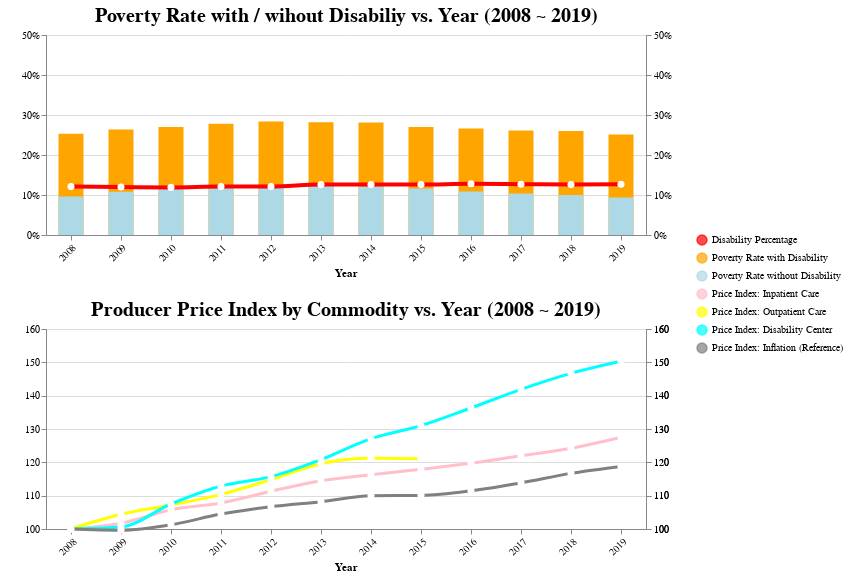

Notebook cell for this chart:
### Code cell
base = alt.Chart(df).encode(
    alt.X('year:N', axis=alt.Axis(title='Year', labelAngle=-45))
).properties(
    width=600,
    height=200
)

price_inpatient = base.mark_line(
    size=3,
    color='pink',
    interpolate='monotone',
    point={
      "filled": True,
      "fill": "white",
      "size": 50
    }
).encode(
    alt.Y(
        'hospital_inpatient_care_price_index:Q',
        axis=alt.Axis(
            title='Price Index',
            titleColor='white'
        ),
        scale=alt.Scale(domain=[100, 160])
    )
)

price_outpatient = base.mark_line(
    size=3,
    color='yellow',
    interpolate='monotone',
    point={
      "filled": True,
      "fill": "white",
      "size": 50
    }
).encode(
    alt.Y(
        'hospital_outpatient_care_price_index:Q',
        axis=None,
        scale=alt.Scale(domain=[100, 160])
    )
)

price_disability_center = base.mark_line(
    size=3,
    color='cyan',
    interpolate='monotone',
    point={
      "filled": True,
      "fill": "white",
      "size": 50
    }
).encode(
    alt.Y(
        'hospital_disability_center_index:Q',
        axis=None,
        scale=alt.Scale(domain=[100, 160])
    )
)

inflation = base.mark_line(
    size=3,
    color='grey',
    interpolate='monotone',
    point={
      "filled": True,
      "fill": "white",
      "size": 50
    }
).encode(
    alt.Y(
        'inflation_index:Q',
        axis=None,
        scale=alt.Scale(domain=[100, 160])
    )
)

disability = base.mark_line(
    color='red',
    interpolate='monotone',
    strokeWidth=4,
    point={
      "filled": True,
      "fill": "white",
      "size": 50
    }
).encode(
    alt.Y(
        'disability_percentage:Q',
        scale=alt.Scale(domain=[0, 0.5]),
        axis=None
    )
)

poverty_with_disability = base.mark_bar(
    color='orange',
    size=25
).encode(
    alt.Y(
        'poverty_with_disability_percentage:Q',
        scale=alt.Scale(domain=[0, 0.5]),
        axis=None
    )
)

poverty_without_disability = base.mark_bar(
    color='lightblue',
    size=25
).encode(
    alt.Y(
        'poverty_without_disability_percentage:Q',
        scale=alt.Scale(domain=[0, 0.5]),
        axis=None
    )
)

scale = alt.Scale(
    domain=[
        "Disability Percentage",
        "Poverty Rate with Disability",
        "Poverty Rate without Disability",
        "Price Index: Inpatient Care",
        "Price Index: Outpatient Care",
        "Price Index: Disability Center",
        "Price Index: Inflation (Reference)",
    ],
    range=['red', 'orange', 'lightblue', 'pink', 'yellow','cyan', 'grey']
)

legend_bar = base.mark_line().encode(
    alt.Y(
        'poverty_with_disability_percentage:Q',
        axis=alt.Axis(
            title='Percentage',
            format='%',
            titleColor='white'
        ),
        scale=alt.Scale(domain=[0, 0.5])
    ),
    alt.Color(
        ' :N',
        scale=scale,
        legend=alt.Legend(
            orient='none',
            legendX=650, legendY=180,
            titleAnchor='middle',
            labelFontSize=10,
            titleFontSize=14,
        )
    )
)

legend_line = base.mark_circle().encode(
    alt.Y(
        'hospital_inpatient_care_price_index:Q',
        axis=alt.Axis(
            title='Price Index',
            titleColor='white'
        ),
        scale=alt.Scale(domain=[100, 160])
    ),
    alt.Color(' :N')
)

static_chart = ((legend_bar + poverty_with_disability + poverty_without_disability + disability + legend_bar).resolve_scale(y = 'independent').properties(
    title={
        'text': 'Poverty Rate with / wihout Disabiliy vs. Year (2008 ~ 2019)',
        'fontSize': 20
    }
) & (legend_line + price_inpatient + price_outpatient + price_disability_center + inflation + legend_line).resolve_scale(y = 'independent').properties(
    title={
        'text': 'Producer Price Index by Commodity vs. Year (2008 ~ 2019)',
        'fontSize': 20
    }
))

static_chart

### Figure 1 — Vega-Lite specification as saved in the notebook (floating-point values rounded to 4 significant figures)
{"config": {"view": {"continuousWidth": 400, "continuousHeight": 300}}, "vconcat": [{"layer": [{"mark": "line", "encoding": {"color": {"field": " ", "legend": {"labelFontSize": 10, "legendX": 650, "legendY": 180, "orient": "none", "titleAnchor": "middle", "titleFontSize": 14}, "scale": {"domain": ["Disability Percentage", "Poverty Rate with Disability", "Poverty Rate without Disability", "Price Index: Inpatient Care", "Price Index: Outpatient Care", "Price Index: Disability Center", "Price Index: Inflation (Reference)"], "range": ["red", "orange", "lightblue", "pink", "yellow", "cyan", "grey"]}, "type": "nominal"}, "x": {"axis": {"labelAngle": -45, "title": "Year"}, "field": "year", "type": "nominal"}, "y": {"axis": {"format": "%", "title": "Percentage", "titleColor": "white"}, "field": "poverty_with_disability_percentage", "scale": {"domain": [0, 0.5]}, "type": "quantitative"}}, "height": 200, "width": 600}, {"mark": {"type": "bar", "color": "orange", "size": 25}, "encoding": {"x": {"axis": {"labelAngle": -45, "title": "Year"}, "field": "year", "type": "nominal"}, "y": {"axis": null, "field": "poverty_with_disability_percentage", "scale": {"domain": [0, 0.5]}, "type": "quantitative"}}, "height": 200, "width": 600}, {"mark": {"type": "bar", "color": "lightblue", "size": 25}, "encoding": {"x": {"axis": {"labelAngle": -45, "title": "Year"}, "field": "year", "type": "nominal"}, "y": {"axis": null, "field": "poverty_without_disability_percentage", "scale": {"domain": [0, 0.5]}, "type": "quantitative"}}, "height": 200, "width": 600}, {"mark": {"type": "line", "color": "red", "interpolate": "monotone", "point": {"filled": true, "fill": "white", "size": 50}, "strokeWidth": 4}, "encoding": {"x": {"axis": {"labelAngle": -45, "title": "Year"}, "field": "year", "type": "nominal"}, "y": {"axis": null, "field": "disability_percentage", "scale": {"domain": [0, 0.5]}, "type": "quantitative"}}, "height": 200, "width": 600}, {"mark": "line", "encoding": {"color": {"field": " ", "legend": {"labelFontSize": 10, "legendX": 650, "legendY": 180, "orient": "none", "titleAnchor": "middle", "titleFontSize": 14}, "scale": {"domain": ["Disability Percentage", "Poverty Rate with Disability", "Poverty Rate without Disability", "Price Index: Inpatient Care", "Price Index: Outpatient Care", "Price Index: Disability Center", "Price Index: Inflation (Reference)"], "range": ["red", "orange", "lightblue", "pink", "yellow", "cyan", "grey"]}, "type": "nominal"}, "x": {"axis": {"labelAngle": -45, "title": "Year"}, "field": "year", "type": "nominal"}, "y": {"axis": {"format": "%", "title": "Percentage", "titleColor": "white"}, "field": "poverty_with_disability_percentage", "scale": {"domain": [0, 0.5]}, "type": "quantitative"}}, "height": 200, "width": 600}], "resolve": {"scale": {"y": "independent"}}, "title": {"text": "Poverty Rate with / wihout Disabiliy vs. Year (2008 ~ 2019)", "fontSize": 20}}, {"layer": [{"mark": "circle", "encoding": {"color": {"field": " ", "type": "nominal"}, "x": {"axis": {"labelAngle": -45, "title": "Year"}, "field": "year", "type": "nominal"}, "y": {"axis": {"title": "Price Index", "titleColor": "white"}, "field": "hospital_inpatient_care_price_index", "scale": {"domain": [100, 160]}, "type": "quantitative"}}, "height": 200, "width": 600}, {"mark": {"type": "line", "color": "pink", "interpolate": "monotone", "point": {"filled": true, "fill": "white", "size": 50}, "size": 3}, "encoding": {"x": {"axis": {"labelAngle": -45, "title": "Year"}, "field": "year", "type": "nominal"}, "y": {"axis": {"title": "Price Index", "titleColor": "white"}, "field": "hospital_inpatient_care_price_index", "scale": {"domain": [100, 160]}, "type": "quantitative"}}, "height": 200, "width": 600}, {"mark": {"type": "line", "color": "yellow", "interpolate": "monotone", "point": {"filled": true, "fill": "white", "size": 50}, "size": 3}, "encoding": {"x": {"axis": {"labelAngle": -45, "title": "Year"}, "field": "year", "type": "nominal"}, "y": {"axis": null, "field": "hospital_outpatient_care_price_index", "scale": {"domain": [100, 160]}, "type": "quantitative"}}, "height": 200, "width": 600}, {"mark": {"type": "line", "color": "cyan", "interpolate": "monotone", "point": {"filled": true, "fill": "white", "size": 50}, "size": 3}, "encoding": {"x": {"axis": {"labelAngle": -45, "title": "Year"}, "field": "year", "type": "nominal"}, "y": {"axis": null, "field": "hospital_disability_center_index", "scale": {"domain": [100, 160]}, "type": "quantitative"}}, "height": 200, "width": 600}, {"mark": {"type": "line", "color": "grey", "interpolate": "monotone", "point": {"filled": true, "fill": "white", "size": 50}, "size": 3}, "encoding": {"x": {"axis": {"labelAngle": -45, "title": "Year"}, "field": "year", "type": "nominal"}, "y": {"axis": null, "field": "inflation_index", "scale": {"domain": [100, 160]}, "type": "quantitative"}}, "height": 200, "width": 600}, {"mark": "circle", "encoding": {"color": {"field": " ", "type": "nominal"}, "x": {"axis": {"labelAngle": -45, "title": "Year"}, "field": "year", "type": "nominal"}, "y": {"axis": {"title": "Price Index", "titleColor": "white"}, "field": "hospital_inpatient_care_price_index", "scale": {"domain": [100, 160]}, "type": "quantitative"}}, "height": 200, "width": 600}], "resolve": {"scale": {"y": "independent"}}, "title": {"text": "Producer Price Index by Commodity vs. Year (2008 ~ 2019)", "fontSize": 20}}], "data": {"name": "data-aa04a87f710a13cdaed4c32d3191cb02"}, "$schema": "https://vega.github.io/schema/vega-lite/v4.17.0.json", "datasets": {"data-aa04a87f710a13cdaed4c32d3191cb02": [{"year": 2008, "total_population": 299852800, "disability_popultion": 36169200, "disability_percentage": 0.121, "poverty_with_disability_percentage": 0.253, "poverty_without_disability_percentage": 0.096, "hospital_inpatient_care_price_index": 100.0, "hospital_outpatient_care_price_index": 100.0, "hospital_disability_center_index": 100.0, "inflation_index": 100.0}, {"year": 2009, "total_population": 302783200, "disability_popultion": 36230100, "disability_percentage": 0.12, "poverty_with_disability_percentage": 0.264, "poverty_without_disability_percentage": 0.108, "hospital_inpatient_care_price_index": 101.7, "hospital_outpatient_care_price_index": 104.4, "hospital_disability_center_index": 100.6, "inflation_index": 99.64}, {"year": 2010, "total_population": 305353600, "disability_popultion": 36399700, "disability_percentage": 0.119, "poverty_with_disability_percentage": 0.27, "poverty_without_disability_percentage": 0.119, "hospital_inpatient_care_price_index": 105.8, "hospital_outpatient_care_price_index": 107.2, "hospital_disability_center_index": 107.5, "inflation_index": 101.3}, {"year": 2011, "total_population": 307593600, "disability_popultion": 37326100, "disability_percentage": 0.121, "poverty_with_disability_percentage": 0.278, "poverty_without_disability_percentage": 0.124, "hospital_inpatient_care_price_index": 107.8, "hospital_outpatient_care_price_index": 110.4, "hospital_disability_center_index": 112.9, "inflation_index": 104.5}, {"year": 2012, "total_population": 309936400, "disability_popultion": 37627800, "disability_percentage": 0.121, "poverty_with_disability_percentage": 0.284, "poverty_without_disability_percentage": 0.124, "hospital_inpatient_care_price_index": 111.3, "hospital_outpatient_care_price_index": 114.8, "hospital_disability_center_index": 115.7, "inflation_index": 106.7}, {"year": 2013, "total_population": 312169400, "disability_popultion": 39187600, "disability_percentage": 0.126, "poverty_with_disability_percentage": 0.282, "poverty_without_disability_percentage": 0.125, "hospital_inpatient_care_price_index": 114.5, "hospital_outpatient_care_price_index": 119.6, "hospital_disability_center_index": 120.8, "inflation_index": 108.2}, {"year": 2014, "total_population": 314896200, "disability_popultion": 39737900, "disability_percentage": 0.126, "poverty_with_disability_percentage": 0.281, "poverty_without_disability_percentage": 0.122, "hospital_inpatient_care_price_index": 116.3, "hospital_outpatient_care_price_index": 121.2, "hospital_disability_center_index": 127.1, "inflation_index": 110.0}, {"year": 2015, "total_population": 317480100, "disability_popultion": 39996900, "disability_percentage": 0.126, "poverty_with_disability_percentage": 0.27, "poverty_without_disability_percentage": 0.116, "hospital_inpatient_care_price_index": 117.9, "hospital_outpatient_care_price_index": 121.1, "hospital_disability_center_index": 131.0, "inflation_index": 110.1}, {"year": 2016, "total_population": 319215200, "disability_popultion": 40890900, "disability_percentage": 0.128, "poverty_with_disability_percentage": 0.266, "poverty_without_disability_percentage": 0.109, "hospital_inpatient_care_price_index": 119.7, "hospital_outpatient_care_price_index": null, "hospital_disability_center_index": 136.3, "inflation_index": 111.5}, {"year": 2017, "total_population": 321823700, "disability_popultion": 40714800, "disability_percentage": 0.127, "poverty_with_disability_percentage": 0.261, "poverty_without_disability_percentage": 0.104, "hospital_inpatient_care_price_index": 122.0, "hospital_outpatient_care_price_index": null, "hospital_disability_center_index": 141.9, "inflation_index": 113.8}, {"year": 2018, "total_population": 323289900, "disability_popultion": 40585700, "disability_percentage": 0.126, "poverty_with_disability_percentage": 0.26, "poverty_without_disability_percentage": 0.1, "hospital_inpatient_care_price_index": 124.2, "hospital_outpatient_care_price_index": null, "hospital_disability_center_index": 146.7, "inflation_index": 116.7}, {"year": 2019, "total_population": 324371500, "disability_popultion": 41207700, "disability_percentage": 0.127, "poverty_with_disability_percentage": 0.251, "poverty_without_disability_percentage": 0.094, "hospital_inpatient_care_price_index": 127.5, "hospital_outpatient_care_price_index": null, "hospital_disability_center_index": 150.3, "inflation_index": 118.7}]}}
